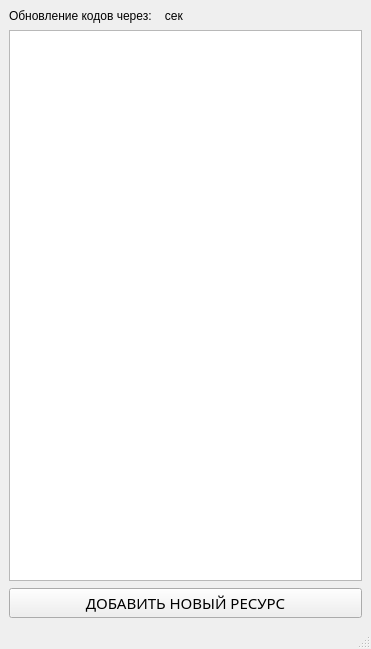
<?xml version="1.0" encoding="UTF-8"?>
<ui version="4.0">
 <class>MainWindow</class>
 <widget class="QMainWindow" name="MainWindow">
  <property name="geometry">
   <rect>
    <x>0</x>
    <y>0</y>
    <width>371</width>
    <height>649</height>
   </rect>
  </property>
  <property name="sizePolicy">
   <sizepolicy hsizetype="Maximum" vsizetype="Preferred">
    <horstretch>0</horstretch>
    <verstretch>0</verstretch>
   </sizepolicy>
  </property>
  <property name="windowTitle">
   <string>MainWindow</string>
  </property>
  <widget class="QWidget" name="centralwidget">
   <layout class="QVBoxLayout" name="verticalLayout_2">
    <item>
     <layout class="QVBoxLayout" name="verticalLayout">
      <property name="spacing">
       <number>7</number>
      </property>
      <item>
       <widget class="QLabel" name="countdownLabel">
        <property name="sizePolicy">
         <sizepolicy hsizetype="Preferred" vsizetype="Fixed">
          <horstretch>0</horstretch>
          <verstretch>0</verstretch>
         </sizepolicy>
        </property>
        <property name="text">
         <string>Обновление кодов через:    сек</string>
        </property>
       </widget>
      </item>
      <item>
       <widget class="QListWidget" name="listWidget">
        <property name="sizePolicy">
         <sizepolicy hsizetype="Expanding" vsizetype="Expanding">
          <horstretch>0</horstretch>
          <verstretch>0</verstretch>
         </sizepolicy>
        </property>
        <property name="minimumSize">
         <size>
          <width>0</width>
          <height>75</height>
         </size>
        </property>
       </widget>
      </item>
      <item>
       <widget class="QPushButton" name="pushButton">
        <property name="sizePolicy">
         <sizepolicy hsizetype="Expanding" vsizetype="Fixed">
          <horstretch>0</horstretch>
          <verstretch>0</verstretch>
         </sizepolicy>
        </property>
        <property name="minimumSize">
         <size>
          <width>0</width>
          <height>0</height>
         </size>
        </property>
        <property name="font">
         <font>
          <family>MV Boli</family>
          <pointsize>11</pointsize>
          <italic>false</italic>
          <bold>false</bold>
          <underline>false</underline>
          <strikeout>false</strikeout>
          <kerning>true</kerning>
         </font>
        </property>
        <property name="text">
         <string>ДОБАВИТЬ НОВЫЙ РЕСУРС</string>
        </property>
       </widget>
      </item>
     </layout>
    </item>
   </layout>
  </widget>
  <widget class="QMenuBar" name="menubar">
   <property name="geometry">
    <rect>
     <x>0</x>
     <y>0</y>
     <width>371</width>
     <height>25</height>
    </rect>
   </property>
  </widget>
  <widget class="QStatusBar" name="statusbar"/>
 </widget>
 <resources/>
 <connections/>
</ui>
